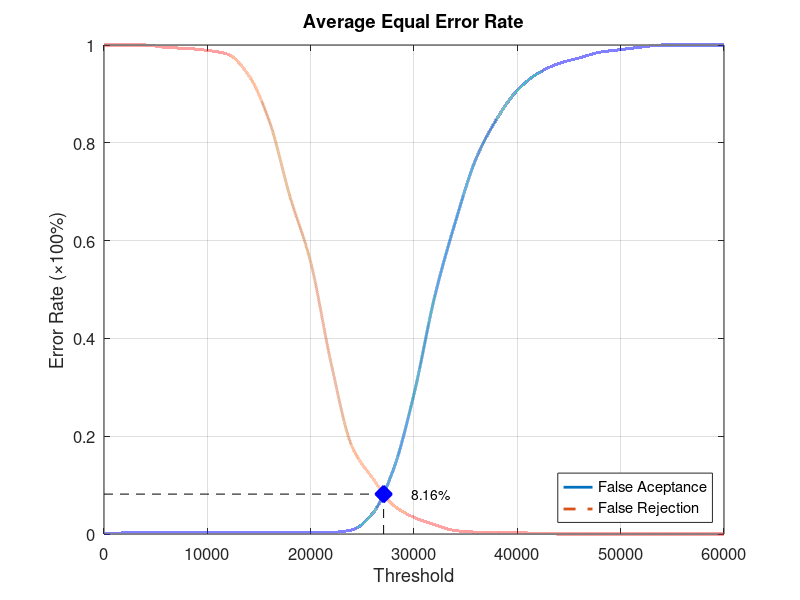
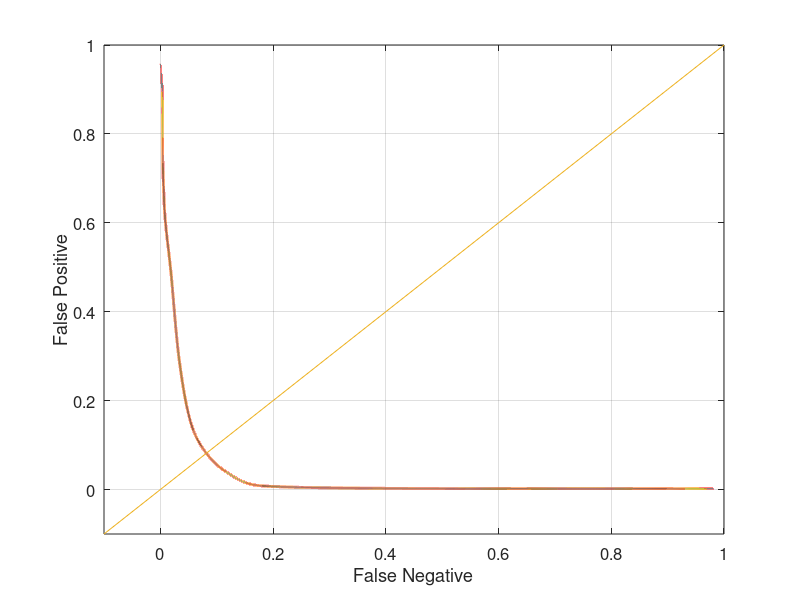

Write the MATLAB code that produced these figures, in order.
function yEER = Database1Average
close all;
clear;
clc;
x = 0:2000:60000;
xq = 0:0.5:60000;

y0 = [0 0.00210526 0.00210526 0.00210526 0.00210526 0.00210526 0.00210526 0.00210526 0.00210526 0.00210526 0.00210526 0.0031579 0.00842105 0.0421053 0.131579 0.286316 0.485263 0.637895 0.767368 0.848421 0.907368 0.942105 0.962105 0.973684 0.985263 0.990526 0.99579 1 1 1 1];
yy0 = interp1(x, y0, xq, 'pchip');
y1 = [1 1 1 0.995 0.993 0.989 0.981 0.938 0.844 0.69 0.556 0.347 0.179 0.114 0.059 0.034 0.019 0.007 0.004 0.004 0.003 0.001 0 0 0 0 0 0 0 0 0];
yy1 = interp1(x, y1, xq, 'pchip');

% Calculating EER: 
y2 = abs(y0 - y1);
find(y2 == min(y2))
yy2 = abs(yy0 - yy1);
xEER = find(yy2 == min(yy2));
xEERIndex = xq(xEER) % X-axis EER
yEER = yy0(xEER) % Y-axis EER

main = figure
plot(xq, yy0,'-','LineWidth', 2);	hold on
plot(xq, yy1,'--','LineWidth', 2);	hold on
plot([xEERIndex xEERIndex], [0 yEER], 'k--');	hold on
plot([0 xEERIndex], [yEER yEER], 'k--');	hold on
plot(xEERIndex, yEER, 'bx', 'LineWidth', 10);	hold on
text(xEERIndex + 10 * xEERIndex / 100, yEER, [num2str(round((10000 * yEER)) / 100) '%'])
legend('False Aceptance', 'False Rejection', 'Location', 'SouthEast')
xlabel('Threshold')
ylabel('Error Rate (\times100%)')
title('Average Equal Error Rate')
set(gca, 'FontSize', 12)
axis([0 60000 0 1])
grid on

print(main, 'Database1AverageMain', '-dpng');
FNRxFPR = figure('Color', [1 1 1]);
plot(yy1, yy0, '-', yy1, yy0, 'LineWidth', 2);
hold on
y = -0.1:0.1:1
plot(y, y); 
set(gca, 'FontSize', 12)
xlabel('False Negative')
ylabel('False Positive')
axis([-0.1 1 -0.1 1])
set(gca, 'FontSize', 12)
grid on

print(FNRxFPR, 'Database1AverageFNRxFPR','-dpng');
end
